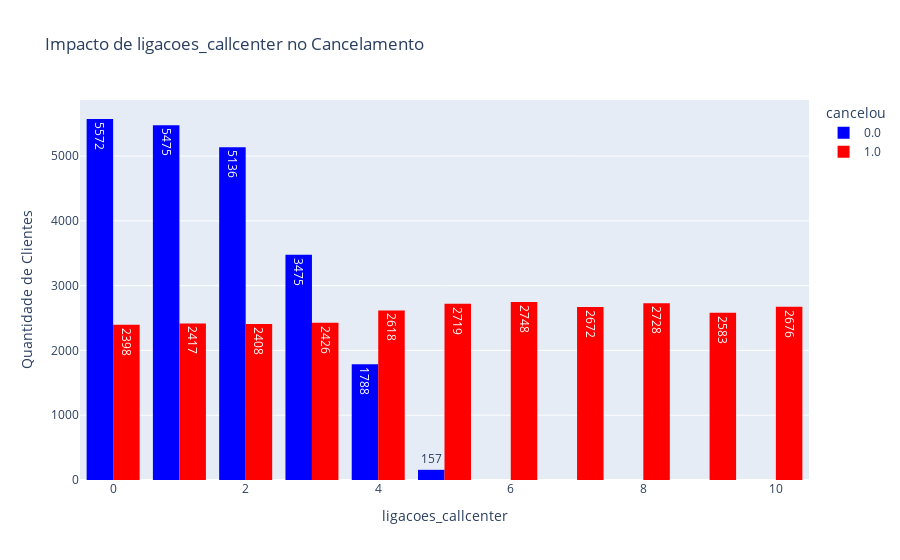
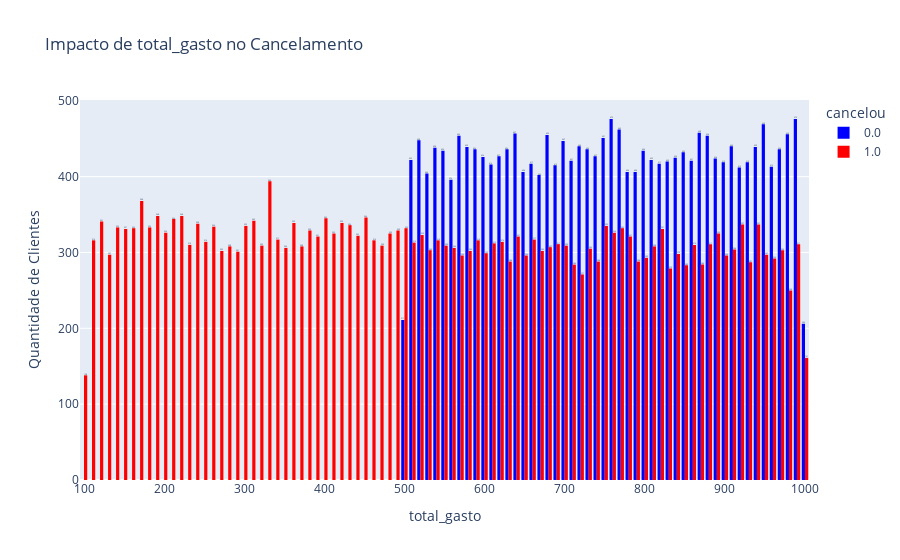
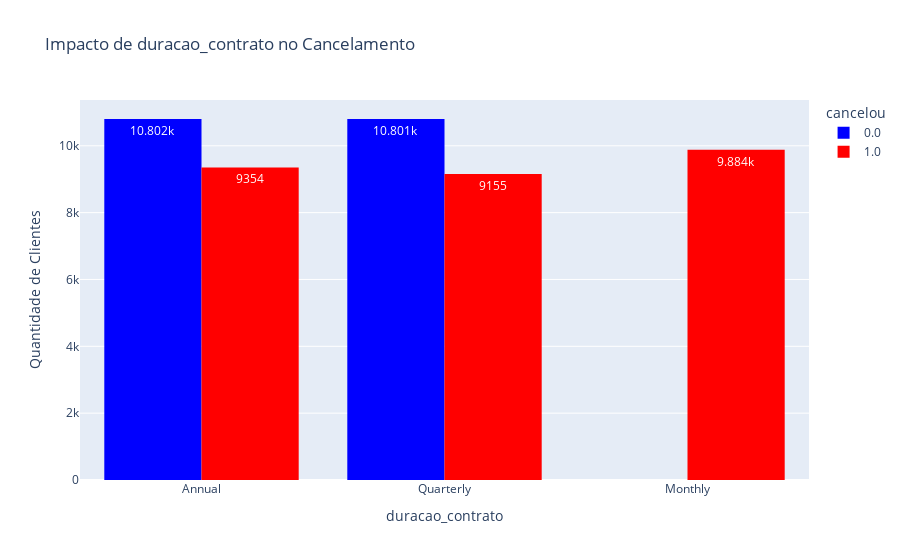
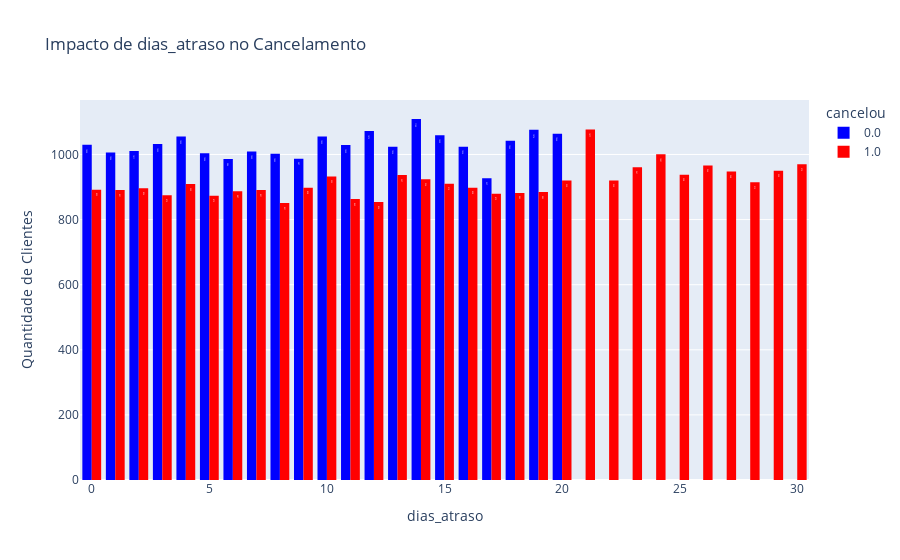

Notebook code for these charts, in order:
### Markdown cell above
As variáveis mais relacionadas a nossa target são as colunas = `ligacao_callcenter`, `dias_atraso`, `total_gasto` , `duracao_contrato`

### Code cell
colunas_criticas = ['ligacoes_callcenter', 'total_gasto', 'duracao_contrato', 'dias_atraso']

for coluna in colunas_criticas:
    fig = px.histogram(
        data, 
        x=coluna, 
        color=target, 
        barmode='group', 
        text_auto=True,  
        title=f'Impacto de {coluna} no Cancelamento',
        color_discrete_map={0: 'blue', 1: 'red'} 
    )
    
    fig.update_layout(yaxis_title="Quantidade de Clientes")
    fig.show()

### Figure 1 — Plotly figure (JSON) as saved in the notebook; plotly's stock layout.template omitted (floating-point values rounded to 4 significant figures; data arrays with more than 128 entries replaced by an {"elided": "..."} marker saying what was removed)
{"data": [{"alignmentgroup": "True", "bingroup": "x", "hovertemplate": "cancelou=0.0<br>ligacoes_callcenter=%{x}<br>count=%{y}<extra></extra>", "legendgroup": "0.0", "marker": {"color": "blue", "pattern": {"shape": ""}}, "name": "0.0", "offsetgroup": "0.0", "orientation": "v", "showlegend": true, "texttemplate": "%{value}", "type": "histogram", "x": {"elided": "21603 float values"}, "xaxis": "x", "yaxis": "y"}, {"alignmentgroup": "True", "bingroup": "x", "hovertemplate": "cancelou=1.0<br>ligacoes_callcenter=%{x}<br>count=%{y}<extra></extra>", "legendgroup": "1.0", "marker": {"color": "red", "pattern": {"shape": ""}}, "name": "1.0", "offsetgroup": "1.0", "orientation": "v", "showlegend": true, "texttemplate": "%{value}", "type": "histogram", "x": {"elided": "28393 float values"}, "xaxis": "x", "yaxis": "y"}], "layout": {"barmode": "group", "legend": {"title": {"text": "cancelou"}, "tracegroupgap": 0}, "title": {"text": "Impacto de ligacoes_callcenter no Cancelamento"}, "xaxis": {"anchor": "y", "domain": [0, 1], "title": {"text": "ligacoes_callcenter"}}, "yaxis": {"anchor": "x", "domain": [0, 1], "title": {"text": "Quantidade de Clientes"}}}}

### Figure 2 — Plotly figure (JSON) as saved in the notebook; plotly's stock layout.template omitted (floating-point values rounded to 4 significant figures; data arrays with more than 128 entries replaced by an {"elided": "..."} marker saying what was removed)
{"data": [{"alignmentgroup": "True", "bingroup": "x", "hovertemplate": "cancelou=0.0<br>total_gasto=%{x}<br>count=%{y}<extra></extra>", "legendgroup": "0.0", "marker": {"color": "blue", "pattern": {"shape": ""}}, "name": "0.0", "offsetgroup": "0.0", "orientation": "v", "showlegend": true, "texttemplate": "%{value}", "type": "histogram", "x": {"elided": "21603 float values"}, "xaxis": "x", "yaxis": "y"}, {"alignmentgroup": "True", "bingroup": "x", "hovertemplate": "cancelou=1.0<br>total_gasto=%{x}<br>count=%{y}<extra></extra>", "legendgroup": "1.0", "marker": {"color": "red", "pattern": {"shape": ""}}, "name": "1.0", "offsetgroup": "1.0", "orientation": "v", "showlegend": true, "texttemplate": "%{value}", "type": "histogram", "x": {"elided": "28393 float values"}, "xaxis": "x", "yaxis": "y"}], "layout": {"barmode": "group", "legend": {"title": {"text": "cancelou"}, "tracegroupgap": 0}, "title": {"text": "Impacto de total_gasto no Cancelamento"}, "xaxis": {"anchor": "y", "domain": [0, 1], "title": {"text": "total_gasto"}}, "yaxis": {"anchor": "x", "domain": [0, 1], "title": {"text": "Quantidade de Clientes"}}}}

### Figure 3 — Plotly figure (JSON) as saved in the notebook; plotly's stock layout.template omitted (floating-point values rounded to 4 significant figures; data arrays with more than 128 entries replaced by an {"elided": "..."} marker saying what was removed)
{"data": [{"alignmentgroup": "True", "bingroup": "x", "hovertemplate": "cancelou=0.0<br>duracao_contrato=%{x}<br>count=%{y}<extra></extra>", "legendgroup": "0.0", "marker": {"color": "blue", "pattern": {"shape": ""}}, "name": "0.0", "offsetgroup": "0.0", "orientation": "v", "showlegend": true, "texttemplate": "%{value}", "type": "histogram", "x": {"elided": "21603 str values"}, "xaxis": "x", "yaxis": "y"}, {"alignmentgroup": "True", "bingroup": "x", "hovertemplate": "cancelou=1.0<br>duracao_contrato=%{x}<br>count=%{y}<extra></extra>", "legendgroup": "1.0", "marker": {"color": "red", "pattern": {"shape": ""}}, "name": "1.0", "offsetgroup": "1.0", "orientation": "v", "showlegend": true, "texttemplate": "%{value}", "type": "histogram", "x": {"elided": "28393 str values"}, "xaxis": "x", "yaxis": "y"}], "layout": {"barmode": "group", "legend": {"title": {"text": "cancelou"}, "tracegroupgap": 0}, "title": {"text": "Impacto de duracao_contrato no Cancelamento"}, "xaxis": {"anchor": "y", "domain": [0, 1], "title": {"text": "duracao_contrato"}}, "yaxis": {"anchor": "x", "domain": [0, 1], "title": {"text": "Quantidade de Clientes"}}}}

### Figure 4 — Plotly figure (JSON) as saved in the notebook; plotly's stock layout.template omitted (floating-point values rounded to 4 significant figures; data arrays with more than 128 entries replaced by an {"elided": "..."} marker saying what was removed)
{"data": [{"alignmentgroup": "True", "bingroup": "x", "hovertemplate": "cancelou=0.0<br>dias_atraso=%{x}<br>count=%{y}<extra></extra>", "legendgroup": "0.0", "marker": {"color": "blue", "pattern": {"shape": ""}}, "name": "0.0", "offsetgroup": "0.0", "orientation": "v", "showlegend": true, "texttemplate": "%{value}", "type": "histogram", "x": {"elided": "21603 float values"}, "xaxis": "x", "yaxis": "y"}, {"alignmentgroup": "True", "bingroup": "x", "hovertemplate": "cancelou=1.0<br>dias_atraso=%{x}<br>count=%{y}<extra></extra>", "legendgroup": "1.0", "marker": {"color": "red", "pattern": {"shape": ""}}, "name": "1.0", "offsetgroup": "1.0", "orientation": "v", "showlegend": true, "texttemplate": "%{value}", "type": "histogram", "x": {"elided": "28393 float values"}, "xaxis": "x", "yaxis": "y"}], "layout": {"barmode": "group", "legend": {"title": {"text": "cancelou"}, "tracegroupgap": 0}, "title": {"text": "Impacto de dias_atraso no Cancelamento"}, "xaxis": {"anchor": "y", "domain": [0, 1], "title": {"text": "dias_atraso"}}, "yaxis": {"anchor": "x", "domain": [0, 1], "title": {"text": "Quantidade de Clientes"}}}}
